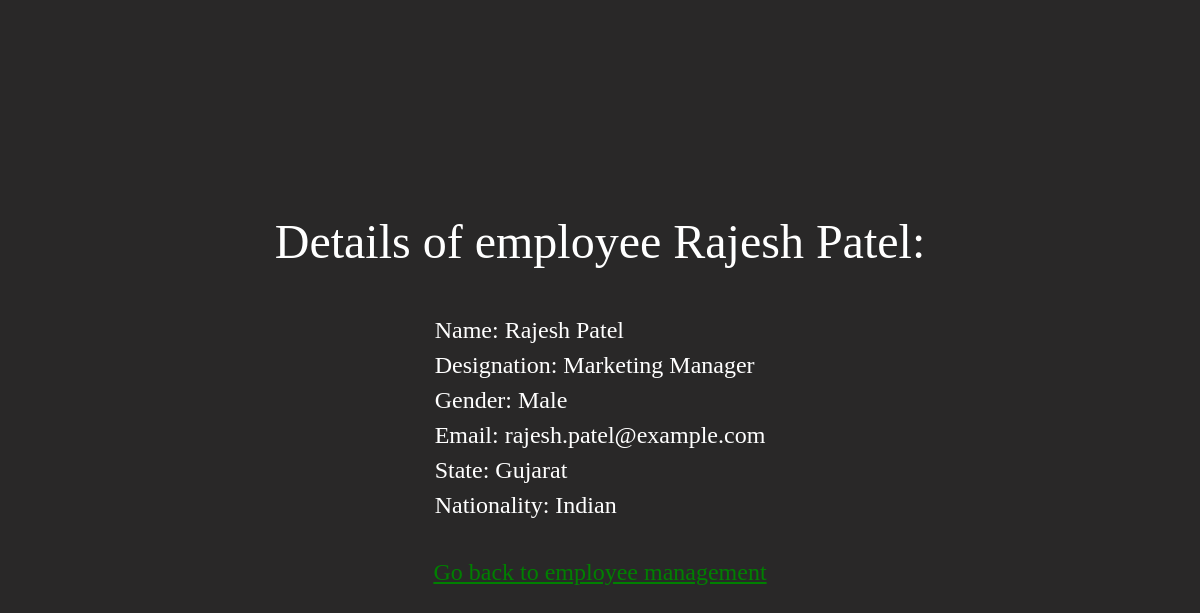
The app's page /employee_management/view/2 with its own data.
### employee_management/models.py (models this page shows, shortened)
class Employee(models.Model):
    name = models.CharField(max_length = 100)
    designation = models.CharField(max_length = 50)
    gender = models.CharField(max_length = 20)
    state = models.CharField(max_length = 50)
    nationality = models.CharField(max_length = 50)
    email = models.EmailField()

### employee_management/views.py (the view)
# urls.py: path('view/<int:emp_id>', views.view, name = 'view'),
def view(request, emp_id):
    data = get_object_or_404(Employee, id = emp_id)
    return render(request, 'employee_management/view.html', {'data': data})

### employee_management/templates/employee_management/view.html (shortened to what this page needs)
{% load static %}
<!DOCTYPE html>
<html lang="en">
<head>
    <link rel="stylesheet" href="{% static 'employee_management/css/view.css' %}">
</head>
<body>
    <div class="view-main-wrap">
        <div class="view-main-heading">Details of employee {{data.name}}:</div>
        <div>
            <div class="view-employee-details">Name: {{data.name}}</div>
            <div class="view-employee-details">Designation: {{data.designation}}</div>
            <div class="view-employee-details">Gender: {{data.gender}}</div>
            <div class="view-employee-details">Email: {{data.email}}</div>
            <div class="view-employee-details">State: {{data.state}}</div>
            <div class="view-employee-details">Nationality: {{data.nationality}}</div>
        </div>
        <div class="view-nav-wrap"><a href="{% url 'manage' %}" class="view-nav">Go back to employee management</a></div>
    </div>
</body>
</html>

### employee_management/static/employee_management/css/view.css (style rules this page uses)
body { margin: 0px; }
.view-main-wrap { background-color: rgb(41, 40, 40); height: 100vh; color: white; display: flex; flex-direction: column; justify-content: center; align-items: center; }
.view-main-heading { font-size: 3rem; margin-bottom: 3rem; }
.view-employee-details { font-size: 1.5rem; margin-bottom: 0.5rem; }
.view-nav-wrap { margin-top: 2rem; }
.view-nav { font-size: 1.5rem; color: green; }

### records on screen
Employee: name "Rajesh Patel", designation "Marketing Manager", gender "Male", email "rajesh.patel@example.com", state "Gujarat", nationality "Indian"
